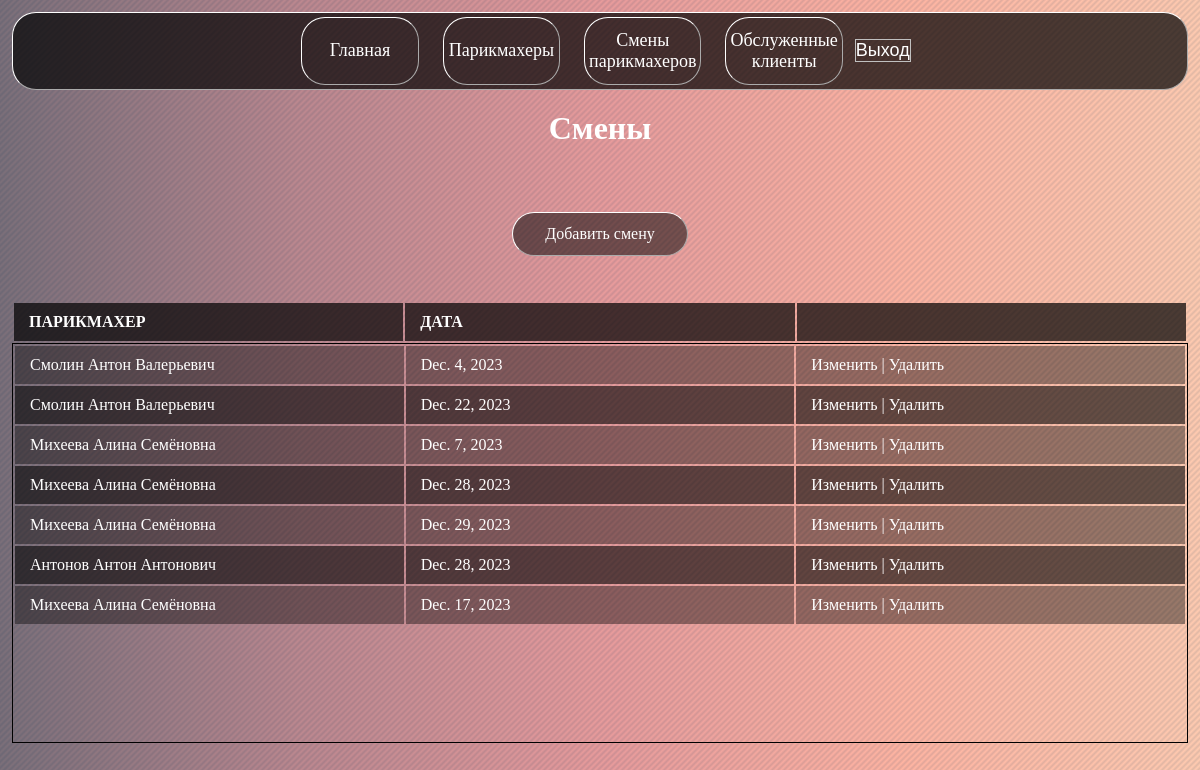
The page /shifts/ (signed in) on the database its author committed.
### app/models.py (models this page shows, shortened)
class Shift(models.Model):
    barber = models.ForeignKey(Barber, on_delete=models.CASCADE, related_name='shifts')
    date = models.DateField()

class Barber(models.Model):
    fio = models.CharField(max_length=200)
    rank = models.IntegerField(validators=[MinValueValidator(3), MaxValueValidator(6)])
    position=models.CharField(max_length=100)

### app/views.py (the view)
# urls.py: path("", views.shifts,name='shifts'),
@login_required
def shifts(request):
    shifts=Shift.objects.order_by('id')
    return render(request,'shifts.html',{'shifts':shifts})

### app/templates/shifts.html (shortened to what this page needs)
{% extends "page.html" %}
{% block header %}Смены{% endblock header %}
{% block main %}
    {% if user.is_authenticated and user.is_superuser %}
        <a class ="addBut" href="{% url 'shift_create' %}">Добавить смену</a>
    {% endif %}
    <div class="scroll-table">
        <table>
            <thead>
                <tr>
                    <th>Парикмахер</th>
                    <th>Дата</th>
                    {% if user.is_authenticated and user.is_superuser %}
                        <th></th>
                    {% endif %}
                </tr>
            </thead>
        </table>
        <div class="scroll-table-body">
            <table>
                <tbody>
                    {% for shift in shifts %}
                        <tr>
                            <td>{{shift.barber.fio}}</td>
                            <td>{{shift.date}}</td>
                            {% if user.is_authenticated and user.is_superuser %}
                                <td>
                                    <a href="{% url 'shift_update' shift.id %}">Изменить</a>
                                    <span> | </span>
                                    <a href="{% url 'shift_delete' shift.id %}">Удалить</a>
                                </td>
                            {% endif %}
                        </tr>
                    {% endfor %}
                </tbody>
            </table>
        </div>
    </div>
{% endblock main %}

### app/templates/page.html (shortened to what this page needs)
<!DOCTYPE html>
{% load static %}
<html lang="en">
<head>
    <link rel="stylesheet" href="{% static 'styles.css' %}" />
</head>
<body>
    <div id="navbar">
        <a class="link" href="/">Главная</a>
        <a class="link" href="/barbers">Парикмахеры</a>
        <a  class="link" href="/shifts">Смены парикмахеров</a>
        <a class="link" href="/clients">Обслуженные клиенты</a>
        <div>
            {% if user.is_authenticated %}
            <form action="{% url 'logout' %}" method="post">
                <button class="logout" type="submit">Выход</button>
            </form>
            {% else %}
                <a href="{% url 'signup' %}">Регистрация</a>
                <span> | </span>
                <a href="{% url 'login' %}">Вход</a>
            {% endif %}
        </div>
    </div>
    <header>
        <h1>{% block header %}Заголовок{% endblock header %}</h1>
    </header>
    <main>
        {% block main %}{% endblock main %}
    </main>
</body>
</html>

### app/static/styles.css (style rules this page uses)
* { margin:0; padding:0; text-decoration:none; box-sizing:border-box; color:rgb(255, 255, 255); text-align: center; }
html { display:block; height:100%; width:100%; }
body { display:flex; flex-direction: column; justify-content:flex-start; height:100%; width:100%; background-color: #6d6875; background-image: linear-gradient(135deg, rgba(109,104,117, 0.2) 0%, rgba(255,180,162, 0.1) 25%, rgba(109,104,117, 0.2) 50%, rgba(255,180,162, 0.1) 75%, rgba(109,104,117, 0.2) 100%), linear-gradient(90deg, #6d6875, #b5838d, #e5989b, #ffb4a2, #ffcdb2); background-size: 6px 6px, 100%; padding: 1vw; }
#navbar { display: flex; justify-content:center; align-items: center; height:10%; width:100%; background: rgba(0, 0, 0, 0.7); border:0.1vw outset #fff; border-radius: 2vw; }
.link { display: flex; align-items: center; justify-content: center; height:90%; width:10%; border:0.1vw outset #fff; border-radius: 2vw; font-size: large; margin-inline: 1vw; }
header { display: flex; justify-content:center; align-items: center; height:10%; width:100%; }
main { display: flex; justify-content:space-evenly; align-items: center; flex-direction: column; height:80%; width:100%; }
.addBut { display: flex; justify-content:center; align-items: center; height:7%; width:15%; background: rgba(0,0,0,0.5); border-radius: 2vw; border:0.1vw outset #fff; padding: 5px; transition: 0.3s; }
.scroll-table-body { height: 400px; overflow-x: auto; border: 1px solid #000; }
.scroll-table table { width:100%; table-layout: fixed; }
.scroll-table thead th { font-weight: bold; text-align: left; border: none; padding: 10px 15px; background: rgba(0,0,0,0.7); text-transform: uppercase; }
.scroll-table tbody td { text-align: left; padding: 10px 15px; }
.scroll-table tbody tr:nth-child(even) { background: rgba(0,0,0,0.6); }
.scroll-table tbody tr:nth-child(odd) { background: rgba(0,0,0,0.4); }
.logout { display: flex; align-items:center; justify-content:center; height:90%; font-size: large; background: rgba(0,0,0,0); border:1px solid #c0c0c0; }

### rows shown on the page
Shift: barber.fio "Смолин Антон Валерьевич", date "Dec. 4, 2023"
Shift: barber.fio "Смолин Антон Валерьевич", date "Dec. 22, 2023"
Shift: barber.fio "Михеева Алина Семёновна", date "Dec. 7, 2023"
Shift: barber.fio "Михеева Алина Семёновна", date "Dec. 28, 2023"
Shift: barber.fio "Михеева Алина Семёновна", date "Dec. 29, 2023"
Shift: barber.fio "Антонов Антон Антонович", date "Dec. 28, 2023"
Shift: barber.fio "Михеева Алина Семёновна", date "Dec. 17, 2023"
